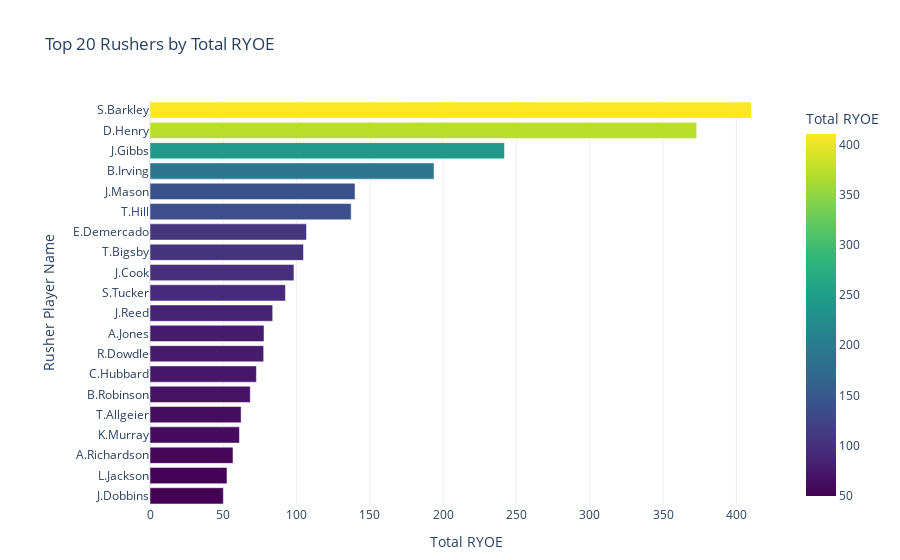

The code cell stored with this chart in its notebook:
### Code cell
# Cell [22]: Plotly Visualization of RYOE Summary

import plotly.express as px

# Select top 20 rushers by total RYOE for better visualization
top_ryoe = ryoe_summary.head(20)

fig = px.bar(
    top_ryoe,
    x='total_ryoe',
    y='rusher_player_name',
    orientation='h',
    title='Top 20 Rushers by Total RYOE',
    labels={
        'total_ryoe': 'Total RYOE',
        'rusher_player_name': 'Rusher Player Name'
    },
    hover_data=['rushes'],
    color='total_ryoe',
    color_continuous_scale='Viridis'
)

fig.update_layout(
    xaxis_title='Total RYOE',
    yaxis_title='Rusher Player Name',
    yaxis=dict(autorange="reversed"),  # Highest RYOE at the top
    template='plotly_white',
    margin=dict(l=150, r=50, t=100, b=50)
)

fig.show()

    # Save the plot as a PNG image
fig.write_image("rushes_vs_total_ryoe_bar.png")

### Figure 1 — Plotly figure (JSON) as saved in the notebook; plotly's stock layout.template omitted (floating-point values rounded to 4 significant figures)
{"data": [{"alignmentgroup": "True", "customdata": [[285], [254], [186], [152], [153], [47], [24], [131], [171], [40], [16], [215], [177], [225], [396], [114], [31], [58], [81], [158]], "hovertemplate": "Total RYOE=%{marker.color}<br>Rusher Player Name=%{y}<br>rushes=%{customdata[0]}<extra></extra>", "legendgroup": "", "marker": {"color": [410.3, 373.0, 241.8, 193.8, 139.9, 137.3, 106.8, 104.7, 98.2, 92.41, 83.7, 77.78, 77.55, 72.6, 68.42, 62.17, 61.03, 56.63, 52.51, 50.01], "coloraxis": "coloraxis", "pattern": {"shape": ""}}, "name": "", "offsetgroup": "", "orientation": "h", "showlegend": false, "textposition": "auto", "type": "bar", "x": [410.3, 373.0, 241.8, 193.8, 139.9, 137.3, 106.8, 104.7, 98.2, 92.41, 83.7, 77.78, 77.55, 72.6, 68.42, 62.17, 61.03, 56.63, 52.51, 50.01], "xaxis": "x", "y": ["S.Barkley", "D.Henry", "J.Gibbs", "B.Irving", "J.Mason", "T.Hill", "E.Demercado", "T.Bigsby", "J.Cook", "S.Tucker", "J.Reed", "A.Jones", "R.Dowdle", "C.Hubbard", "B.Robinson", "T.Allgeier", "K.Murray", "A.Richardson", "L.Jackson", "J.Dobbins"], "yaxis": "y"}], "layout": {"barmode": "relative", "coloraxis": {"colorbar": {"title": {"text": "Total RYOE"}}, "colorscale": [[0, "#440154"], [0.1111, "#482878"], [0.2222, "#3e4989"], [0.3333, "#31688e"], [0.4444, "#26828e"], [0.5556, "#1f9e89"], [0.6667, "#35b779"], [0.7778, "#6ece58"], [0.8889, "#b5de2b"], [1, "#fde725"]]}, "legend": {"tracegroupgap": 0}, "margin": {"b": 50, "l": 150, "r": 50, "t": 100}, "title": {"text": "Top 20 Rushers by Total RYOE"}, "xaxis": {"anchor": "y", "domain": [0, 1], "title": {"text": "Total RYOE"}}, "yaxis": {"anchor": "x", "autorange": "reversed", "domain": [0, 1], "title": {"text": "Rusher Player Name"}}}}
